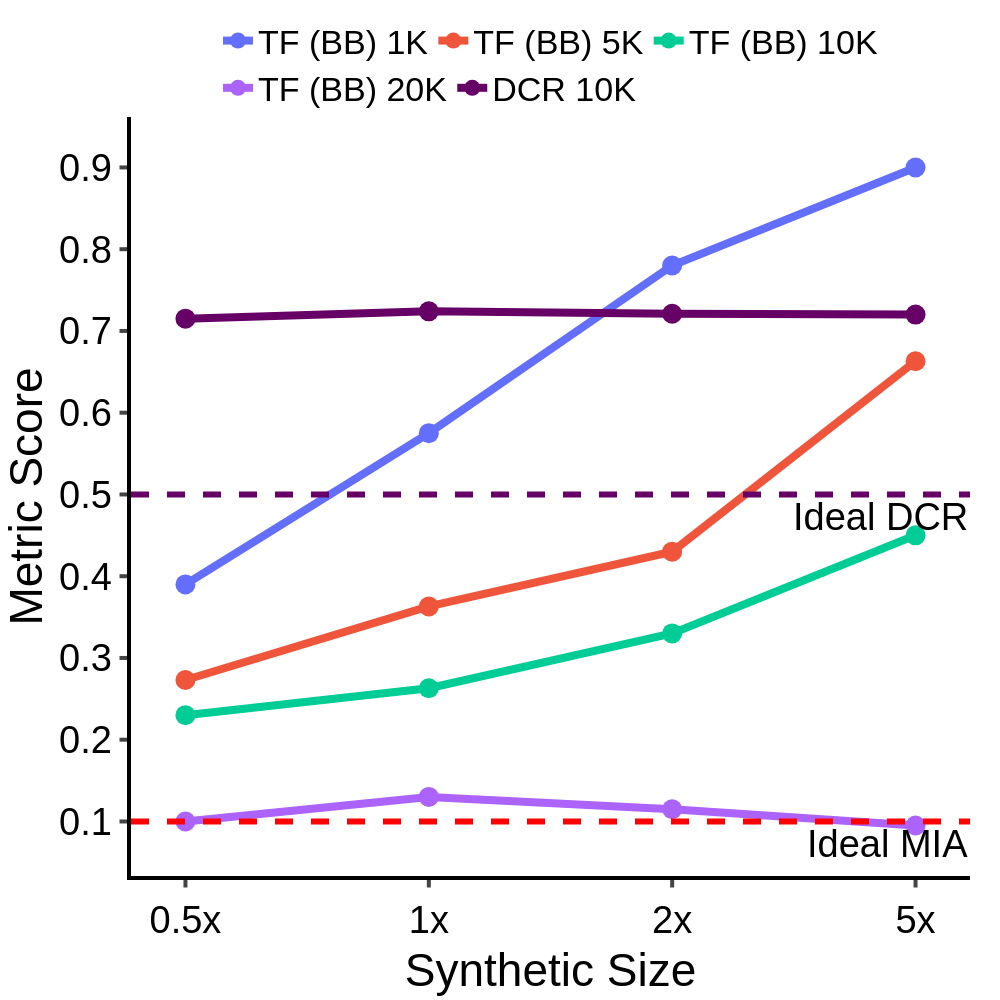

Write notebook code for a chart like this one.
### Code cell
df = {"Synthetic Size": synthetic_size, "TF (BB) 1K": bb_1k, "TF (BB) 5K": bb_5k, "TF (BB) 10K": bb_10k, "TF (BB) 20K": bb_20k, "DCR 10K": dcr_10k}

fig = px.line(
    data_frame=df,
    x="Synthetic Size",
    y=["TF (BB) 1K", "TF (BB) 5K", "TF (BB) 10K", "TF (BB) 20K", "DCR 10K"],
    markers=True,
)
fig.data[4].line.color = "#660066"
fig.add_hline(y=0.1, line_dash="dash", line_color="red", annotation_text="Ideal MIA", annotation_position="bottom right", line_width=6)
fig.add_hline(y=0.5, line_dash="dash", line_color="#660066", annotation_text="Ideal DCR", annotation_position="bottom right", line_width=6)
fig.update_layout(
    xaxis=dict(
        tickmode='array',
        tickvals=["0.5x", "1x", "2x", "5x"],
    ),
)
fig.update_xaxes(
   ticks="outside", tickwidth=4, ticklen=7.5, linewidth=4, linecolor="black", tickangle=0, title_font_family="Helvetica", tickfont_family="Helvetica", tickfont_size=FONT_SIZE,
)
fig.update_yaxes(
    ticks="outside", tickwidth=4, ticklen=7.5, linewidth=4, linecolor="black", title = "Metric Score", tickangle=0, title_font_family="Helvetica", tickfont_family="Helvetica", tickfont_size=FONT_SIZE,
)
fig.update_traces(marker=dict(size=20), line=dict(width=8))

customize_figure_layout(fig)
save_and_display_figure(fig, "diabetes_tf_dcr_synthetic_size", plots_dir)

### Figure 1 — Plotly figure (JSON) as saved in the notebook; plotly's stock layout.template omitted (floating-point values rounded to 4 significant figures)
{"data": [{"hovertemplate": "variable=TF (BB) 1K<br>Synthetic Size=%{x}<br>value=%{y}<extra></extra>", "legendgroup": "TF (BB) 1K", "line": {"color": "#636efa", "dash": "solid", "width": 8}, "marker": {"size": 20, "symbol": "circle"}, "mode": "lines+markers", "name": "TF (BB) 1K", "orientation": "v", "showlegend": true, "type": "scatter", "x": ["0.5x", "1x", "2x", "5x"], "xaxis": "x", "y": [0.39, 0.575, 0.78, 0.9], "yaxis": "y"}, {"hovertemplate": "variable=TF (BB) 5K<br>Synthetic Size=%{x}<br>value=%{y}<extra></extra>", "legendgroup": "TF (BB) 5K", "line": {"color": "#EF553B", "dash": "solid", "width": 8}, "marker": {"size": 20, "symbol": "circle"}, "mode": "lines+markers", "name": "TF (BB) 5K", "orientation": "v", "showlegend": true, "type": "scatter", "x": ["0.5x", "1x", "2x", "5x"], "xaxis": "x", "y": [0.273, 0.363, 0.43, 0.663], "yaxis": "y"}, {"hovertemplate": "variable=TF (BB) 10K<br>Synthetic Size=%{x}<br>value=%{y}<extra></extra>", "legendgroup": "TF (BB) 10K", "line": {"color": "#00cc96", "dash": "solid", "width": 8}, "marker": {"size": 20, "symbol": "circle"}, "mode": "lines+markers", "name": "TF (BB) 10K", "orientation": "v", "showlegend": true, "type": "scatter", "x": ["0.5x", "1x", "2x", "5x"], "xaxis": "x", "y": [0.23, 0.263, 0.33, 0.45], "yaxis": "y"}, {"hovertemplate": "variable=TF (BB) 20K<br>Synthetic Size=%{x}<br>value=%{y}<extra></extra>", "legendgroup": "TF (BB) 20K", "line": {"color": "#ab63fa", "dash": "solid", "width": 8}, "marker": {"size": 20, "symbol": "circle"}, "mode": "lines+markers", "name": "TF (BB) 20K", "orientation": "v", "showlegend": true, "type": "scatter", "x": ["0.5x", "1x", "2x", "5x"], "xaxis": "x", "y": [0.1, 0.13, 0.115, 0.095], "yaxis": "y"}, {"hovertemplate": "variable=DCR 10K<br>Synthetic Size=%{x}<br>value=%{y}<extra></extra>", "legendgroup": "DCR 10K", "line": {"color": "#660066", "dash": "solid", "width": 8}, "marker": {"size": 20, "symbol": "circle"}, "mode": "lines+markers", "name": "DCR 10K", "orientation": "v", "showlegend": true, "type": "scatter", "x": ["0.5x", "1x", "2x", "5x"], "xaxis": "x", "y": [0.715, 0.724, 0.721, 0.72], "yaxis": "y"}], "layout": {"annotations": [{"showarrow": false, "text": "Ideal MIA", "x": 1, "xanchor": "right", "xref": "x domain", "y": 0.1, "yanchor": "top", "yref": "y"}, {"showarrow": false, "text": "Ideal DCR", "x": 1, "xanchor": "right", "xref": "x domain", "y": 0.5, "yanchor": "top", "yref": "y"}], "font": {"color": "black", "family": "Helvetica", "size": 38}, "height": 1000, "legend": {"font": {"size": 34}, "orientation": "h", "title": {"font": {"family": "Helvetica"}, "text": ""}, "tracegroupgap": 0, "valign": "top", "x": 0.5, "xanchor": "center", "y": 1, "yanchor": "bottom"}, "margin": {"b": 25, "l": 30, "r": 30, "t": 75}, "plot_bgcolor": "white", "shapes": [{"line": {"color": "red", "dash": "dash", "width": 6}, "type": "line", "x0": 0, "x1": 1, "xref": "x domain", "y0": 0.1, "y1": 0.1, "yref": "y"}, {"line": {"color": "#660066", "dash": "dash", "width": 6}, "type": "line", "x0": 0, "x1": 1, "xref": "x domain", "y0": 0.5, "y1": 0.5, "yref": "y"}], "title": {"font": {"family": "Helvetica"}, "x": 0.5, "y": 0.975}, "width": 1000, "xaxis": {"anchor": "y", "domain": [0, 1], "linecolor": "black", "linewidth": 4, "tickangle": 0, "tickfont": {"family": "Helvetica", "size": 38}, "ticklen": 7.5, "tickmode": "array", "ticks": "outside", "tickvals": ["0.5x", "1x", "2x", "5x"], "tickwidth": 4, "title": {"font": {"family": "Helvetica"}, "text": "Synthetic Size"}}, "yaxis": {"anchor": "x", "domain": [0, 1], "linecolor": "black", "linewidth": 4, "tickangle": 0, "tickfont": {"family": "Helvetica", "size": 38}, "ticklen": 7.5, "ticks": "outside", "tickwidth": 4, "title": {"font": {"family": "Helvetica"}, "text": "Metric Score"}}}}
